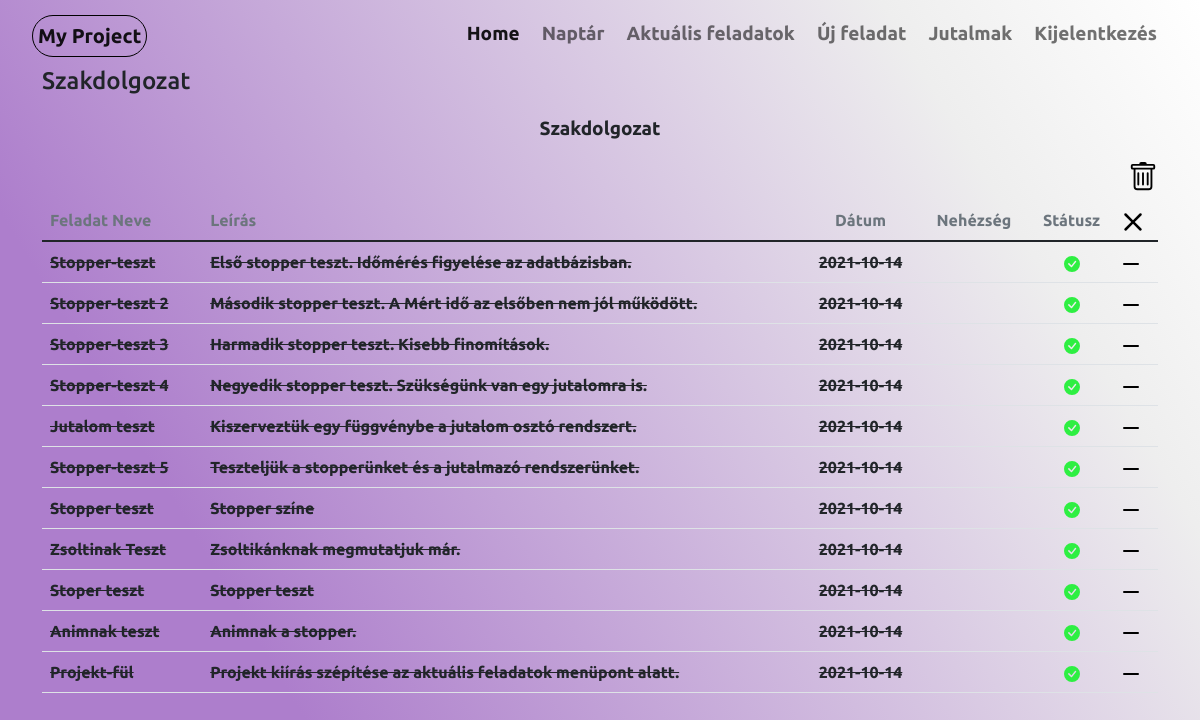
The page /currenttasks (signed in) on the database as committed earlier.
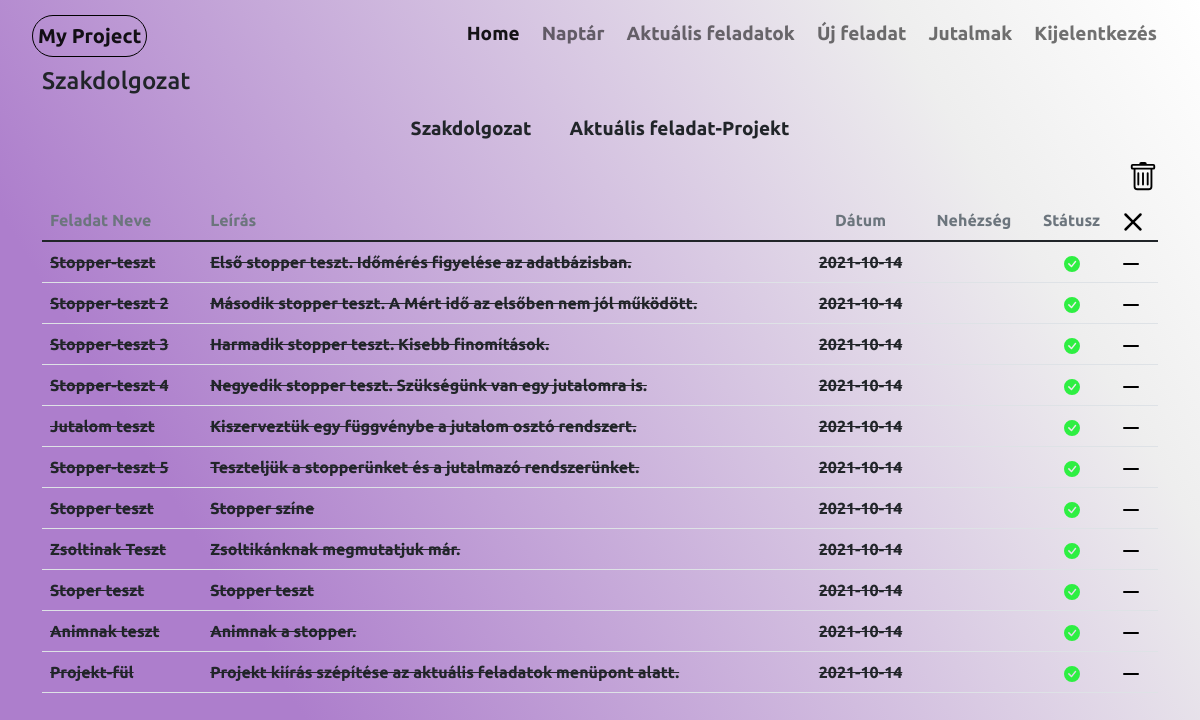
The same page on the database as committed later.
### website/models.py (models this page shows, shortened)
class Projects(db.Model):
    project_id = db.Column(db.Integer, primary_key=True)
    project_name = db.Column(db.String(20))
    active = db.Column(db.Boolean)
    user_id = db.Column(db.Integer, db.ForeignKey('user.id'))
    tasks = db.relationship('Tasks')
    def __repr__(self):
        return '<Project {}>'.format(self.project_name)

class Tasks(db.Model):
    task_id = db.Column(db.Integer,primary_key=True)
    project_id = db.Column(db.Integer, db.ForeignKey('projects.project_id'))
    task_name = db.Column(db.String(60))
    status = db.Column(db.Boolean, default=False)
    task_time = db.Column(db.String(60))
    stoper = db.Column(db.Boolean, default=False)
    mert_ido = db.Column(db.String(60))
    difficulty = db.Column(db.String(60))
    description = db.Column(db.String(250))
    user_id = db.Column(db.Integer, db.ForeignKey('user.id'))

### website/views.py (the view)
@views.route('/currenttasks')
@login_required
def currenttasks():
    write_date_text()
    active = None
    projects = Projects.query.all()
    tasks = Tasks.query.all()
    if len(projects) == 1:
        projects[0].active = True
        active = projects[0].project_id
        db.session.commit()
    if projects:
        for project in projects:
            print(project)
            print(project.project_id)
            print(project.active)
            if project.active:
                active = project.project_id
            print(bool(active))
        if not active:
            projects[0].active = True
            active = projects[0].project_id
    else:
        projects = None
    if projects:
        return render_template('currenttasks.html', tasks=tasks, projects=projects, active=active, user=current_user)
    else:
        return render_template('currenttasks.html', tasks=tasks, active=active, user=current_user)

### website/__init__.py (called while the page is built)
def create_app():
    app = Flask(__name__)
    app.secret_key = secrets.token_urlsafe(16)
    app.config['SQLALCHEMY_DATABASE_URI'] = f'sqlite:///{DB_NAME}'
    db.init_app(app)
    from .views import views
    from .auth import auth
    app.register_blueprint(views)
    app.register_blueprint(auth)
    from .models import User
    login_manager = LoginManager()
    login_manager.login_view = 'auth.login'
    login_manager.init_app(app)
    @login_manager.user_loader
    def load_user(id):
        return User.query.get(int(id))
    create_database(app)
    return app

### website/views.py (called while the page is built)
def write_date_text():
    with open('date.txt', mode='w') as f:
        year = datetime.date.today().year
        month = datetime.date.today().month
        day = datetime.date.today().day
        f.write(str(year) + "/" + str(month) + "/" + str(day))
        f.close()

### website/templates/currenttasks.html (shortened to what the changed rows need)
{% extends "base.html"%}{% block title %}Aktuális feladatok{% endblock %}
{%block content%}
{%for tab in user.projects%}
    {%if tab.project_id == active%}
        <h4>{{tab.project_name}}</h4>
    {%endif%}
{%endfor%}
 {%if tasks%}
    {%if projects%}
        <ul class="nav justify-content-center">
            {%for tab in user.projects%}
                {%if tab.project_id == active%}
                    <li class="nav-item">
                {%else%}
                    <li class="nav-item" >
                {%endif%}
                <a class="nav-link link-dark"   href="/project/{{ tab.project_name }}">{{tab.project_name}}</a>
                </li>
                {%endfor%}
            </ul>
    {%endif%}
{%endif%}
        <nav class="navbar justify-content-end">
            <div class="nav-item">
        </div>
         </nav>
<table class="table  table-hover">
    <thread >
    </thread>
    <tbody>
        {%for task in user.tasks%}
            {%if task.project_id == active%}
                {%if task.status == True%}
                    <tr>
                        <td class="fs-6 fw-bold" > {{task.task_name}}</td>
                        <td class="fs-6 fw-bold"> {{task.description}}</td>
                        <td class="fs-6 fw-bold" style="text-align: center;"><a href="">{{task.task_time}}</a></td>
                        <td style="text-align: center;">
                            {%if task.difficulty == "Könnyű"%}
                            <svg xmlns="http://www.w3.org/2000/svg" width="16" height="16" fill="#01ff01" class="bi bi-square-fill" viewBox="0 0 16 16">
                                <path d="M0 2a2 2 0 0 1 2-2h12a2 2 0 0 1 2 2v12a2 2 0 0 1-2 2H2a2 2 0 0 1-2-2V2z"/>
                            </svg>
                            {%elif task.difficulty == "Közepes"%}
                            <svg xmlns="http://www.w3.org/2000/svg" width="16" height="16" fill="#ffd601" class="bi bi-square-fill" viewBox="0 0 16 16">
                                <path d="M0 2a2 2 0 0 1 2-2h12a2 2 0 0 1 2 2v12a2 2 0 0 1-2 2H2a2 2 0 0 1-2-2V2z"/>
                            </svg>
                            {%else%}
                            <svg xmlns="http://www.w3.org/2000/svg" width="16" height="16" fill="#9b0101" class="bi bi-square-fill" viewBox="0 0 16 16">
                                <path d="M0 2a2 2 0 0 1 2-2h12a2 2 0 0 1 2 2v12a2 2 0 0 1-2 2H2a2 2 0 0 1-2-2V2z"/>
                            </svg>
                            {%endif%}
                        </td>
                {%else%}
                    <tr>
                        <td class="fs-6 fw-bold"><del>{{task.task_name}}</del></td>
                        <td class="fs-6 fw-bold"><del> {{task.description}} </del> </td>
                        <td class="fs-6 fw-bold" style="text-align: center;"><del> {{task.task_time}} </del></td>
                        <td style="text-align: center;"></td>
                {%endif%}
                    <td style="text-align: center;">
                        <a href="/close/{{ task.task_id }}">
                        </a>
                    </td>
                    <td>
                        <a href="/delete/{{ task.task_id }}">
                            <svg xmlns="http://www.w3.org/2000/svg" width="16" height="16" fill="#000" class="bi bi-dash-lg" viewBox="0 0 16 16">
                                <path d="M0 8a1 1 0 0 1 1-1h14a1 1 0 1 1 0 2H1a1 1 0 0 1-1-1z"/>
                            </svg>
                        </a>
                    </td>
                    </tr>
            {%endif%}
        {%endfor%}
    </tbody>
</table>
{%endblock%}

Rows that differ between the two databases and show on the page:
added Projects: project_name "Aktuális feladat-Projekt"
